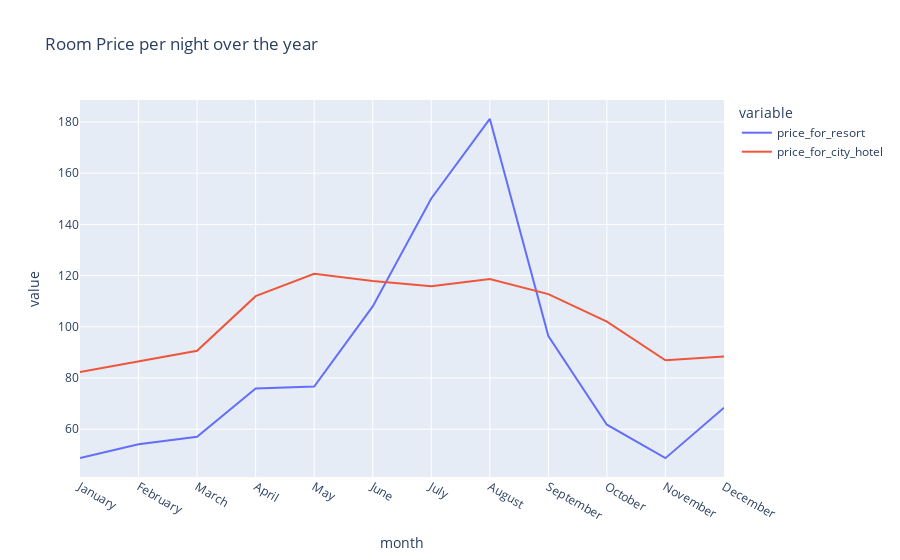

The cell this chart's notebook holds for it:
### Code cell
px.line(final2,x='month',y=['price_for_resort','price_for_city_hotel'],title='Room Price per night over the year')

### Figure 1 — Plotly figure (JSON) as saved in the notebook; plotly's stock layout.template omitted (floating-point values rounded to 4 significant figures)
{"data": [{"hovertemplate": "variable=price_for_resort<br>month=%{x}<br>value=%{y}<extra></extra>", "legendgroup": "price_for_resort", "line": {"color": "#636efa", "dash": "solid"}, "marker": {"symbol": "circle"}, "mode": "lines", "name": "price_for_resort", "orientation": "v", "showlegend": true, "type": "scatter", "x": ["January", "February", "March", "April", "May", "June", "July", "August", "September", "October", "November", "December"], "xaxis": "x", "y": [48.76, 54.15, 57.06, 75.87, 76.66, 108.0, 150.1, 181.2, 96.42, 61.78, 48.71, 68.41], "yaxis": "y"}, {"hovertemplate": "variable=price_for_city_hotel<br>month=%{x}<br>value=%{y}<extra></extra>", "legendgroup": "price_for_city_hotel", "line": {"color": "#EF553B", "dash": "solid"}, "marker": {"symbol": "circle"}, "mode": "lines", "name": "price_for_city_hotel", "orientation": "v", "showlegend": true, "type": "scatter", "x": ["January", "February", "March", "April", "May", "June", "July", "August", "September", "October", "November", "December"], "xaxis": "x", "y": [82.33, 86.52, 90.66, 112.0, 120.7, 117.9, 115.8, 118.7, 112.8, 102.0, 86.95, 88.4], "yaxis": "y"}], "layout": {"legend": {"title": {"text": "variable"}, "tracegroupgap": 0}, "title": {"text": "Room Price per night over the year"}, "xaxis": {"anchor": "y", "domain": [0, 1], "title": {"text": "month"}}, "yaxis": {"anchor": "x", "domain": [0, 1], "title": {"text": "value"}}}}
